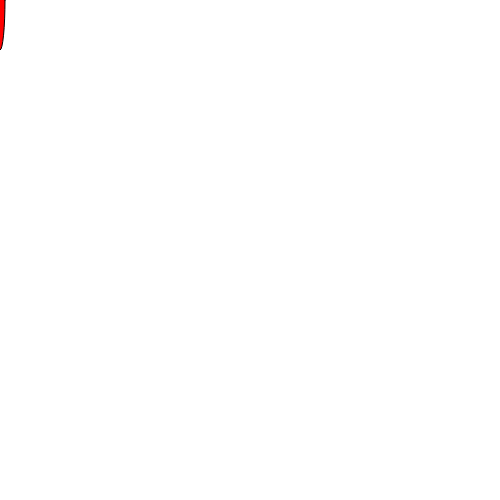
Frame 1 (no input)
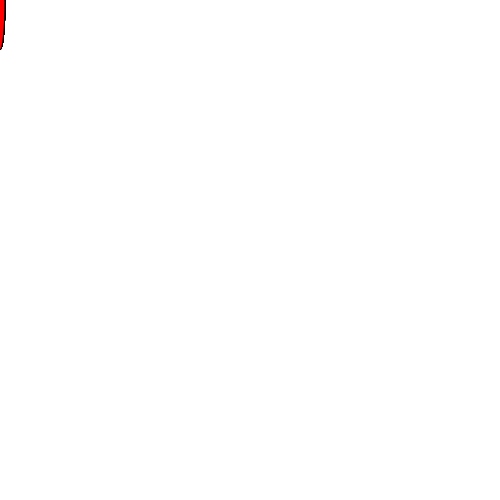
Frame 60 (no input)
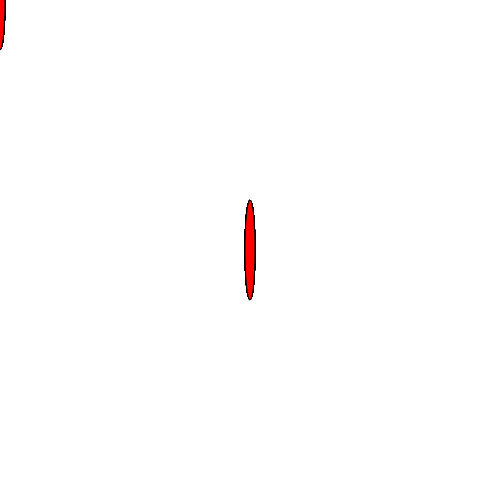
Frame 120 (the mouse pressed at the canvas centre since frame 60)

The p5.js sketch that drew these frames (run headless with seeded random() and noise() and a simulated clock; from frame 60 on, the mouse is pressed at the canvas centre):

// p5.js sketch
// ── sketch.js
function setup() {
  // put setup code here
  createCanvas(500, 500);
}

function draw() {
  // put drawing code here
  fill(255, 0, 0);
  ellipse(mouseX, mouseY, 10, 100) ;
}
